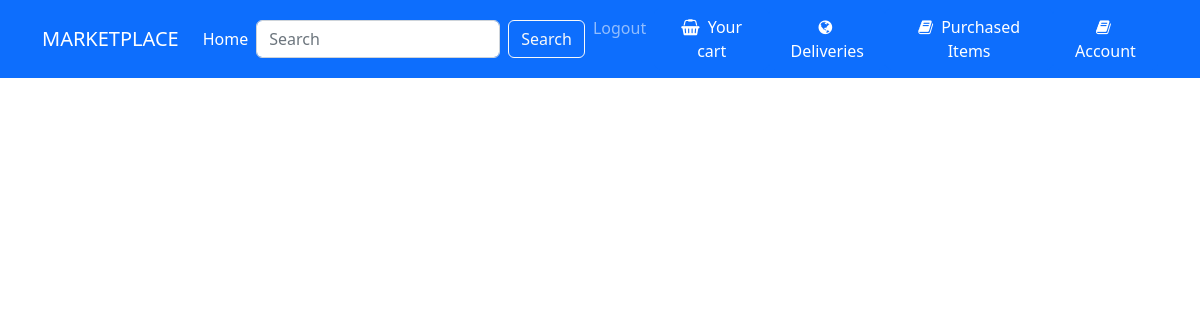
Before: /account/ (signed in) with the older database file.
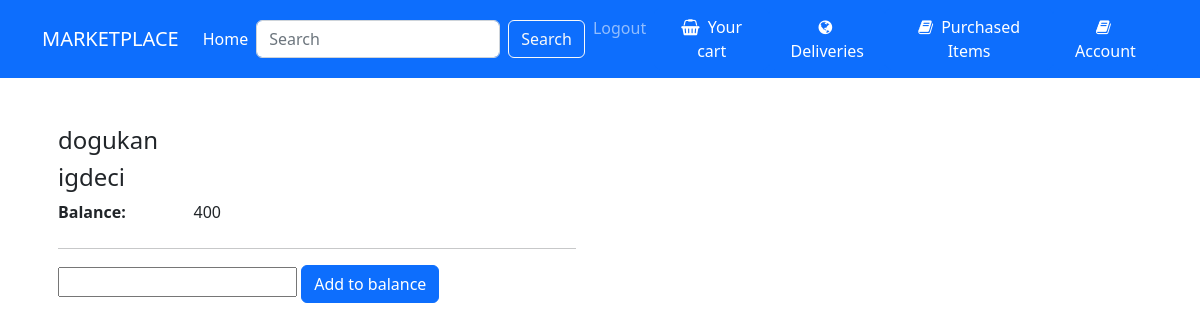
After: the same page with the newer database file.
### Main/models.py (models this page shows, shortened)
class Account(models.Model):
    ID = models.IntegerField(primary_key=True,unique=True,default=0)
    user = models.ForeignKey(Users,related_name="account",on_delete=models.CASCADE)
    balance = models.IntegerField(default=0)
    class Meta:
        verbose_name_plural = "Accounts"

### Product/models.py (models this page shows, shortened)
class Users(AbstractBaseUser,PermissionsMixin):
    username_validator = UnicodeUsernameValidator()
    ID = models.AutoField(primary_key=True)
    email = models.EmailField(blank=True,default='')
    first_name = models.CharField(max_length=150,default='',blank=True)
    last_name = models.CharField(max_length=150,default='',blank=True)
    is_active = models.BooleanField(default=True,help_text=
            "Designates whether this user should be treated as active. "
            "Unselect this instead of deleting accounts."
    )
    is_superuser = models.BooleanField(default=False)
    is_staff = models.BooleanField(default=False,help_text="Designates whether the user can log into this admin site.")
    username = models.CharField(max_length=150,
        unique=True,
        help_text=(
            "Required. 150 characters or fewer. Letters, digits and @/./+/-/_ only."
        ),
        validators=[username_validator],
        error_messages={
            "unique": "A user with that username already exists.",
        }
    )
    tax_ID = models.IntegerField(default=0)
    home_address = models.TextField(blank=True,null=True)
    role = models.CharField(max_length=100,default='customer')
    date_joined = models.DateTimeField(default=timezone.now)
    last_login = models.DateTimeField(blank=True,null=True)
    objects = MyUserManager()
    REQUIRED_FIELDS = []
    USERNAME_FIELD = "username"
    class Meta:
        verbose_name = 'User'
        verbose_name_plural = 'Users'

### Main/views.py (the view)
# urls.py: path("account/",views.accounts,name = "account")
@login_required
def accounts(request):
    if request.method == "POST":
        entered_balance = int(request.POST.get("balance"))
        accounts= Account.objects.filter(user = request.user)
        account = accounts[0]
        account.balance += entered_balance
        account.save()
        return render(request,"account.html",{"accounts":accounts})
    else:
        accounts = Account.objects.filter(user = request.user)
        return render(request,"account.html",{"accounts":accounts})

### Main/templates/account.html (shortened to what this page needs)
{% extends 'base.html' %}
{% load static %}
{% block link %}
<link rel="stylesheet" type="text/css" href="{% static 'detail.css' %}">
{% endblock %}
{% block content %}
{% if request.user.is_authenticated %}
<section class="py-5">
    <div class="container">
        <div class="row gx-5">
            {% for account in accounts %}
            <main class="col-lg-6">
                <div class="ps-lg-3">
                    <h4 class="title text-dark">
                        {{account.user.first_name}}
                    </h4>
                    <h4 class="title text-dark">
                        {{account.user.last_name}}
                    </h4>
                    <div class="row">
                        <dt class="col-3">Balance:</dt>
                        <dd class="col-9">{{account.balance}}</dd>
                    </div>
                    <hr />
                    <form method="post" action="{% url 'account' %}">
                        <input name="balance" type="text">
                        <button class="btn btn-primary" type="submit">Add to balance</button>
                    </form>
                </div>
            </main>
            {% endfor %}
        </div>
    </div>
</section>
{% else %}
<h5 class="alert-heading col-lg-10"> You are not logged in.Please log in yo see your account</h5>
{% endif %}
{% endblock %}

Changed rows visible on the page:
added Account: user.first_name "dogukan", user.last_name "igdeci", balance "400"
